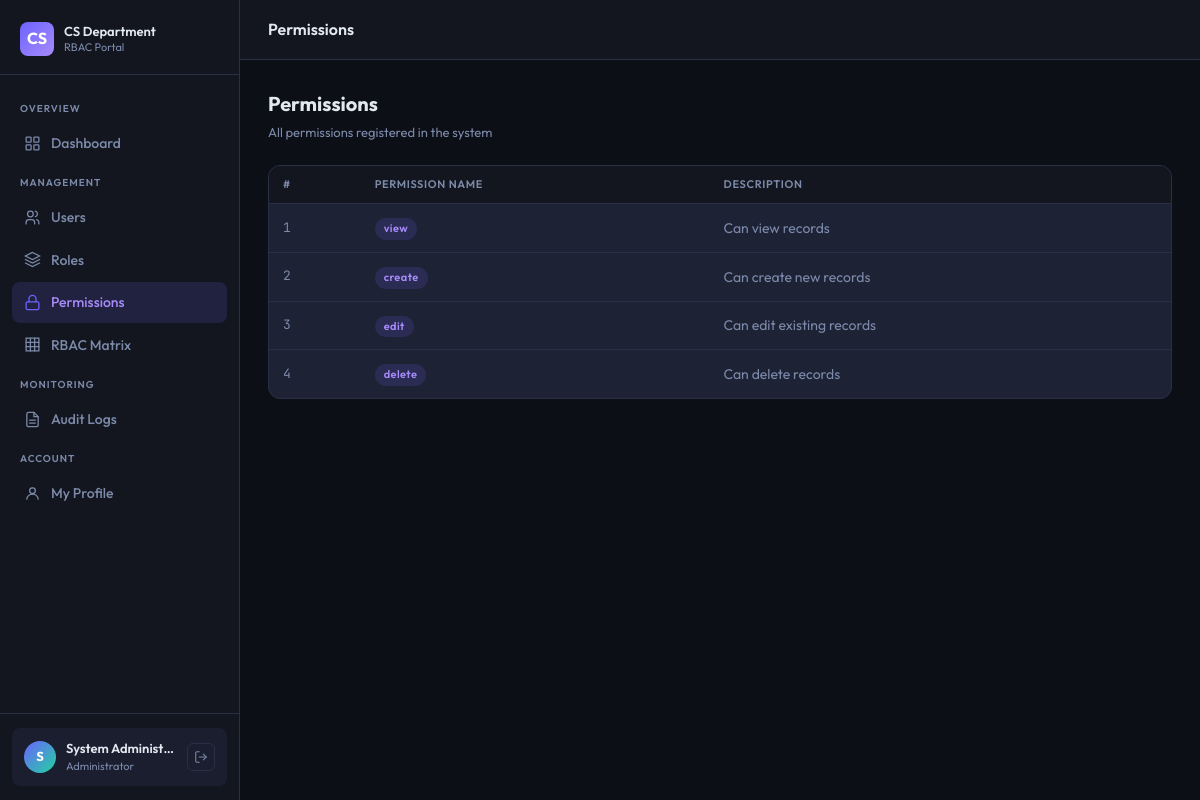
/admin/permissions.php (signed in), run on the app's committed database.
### tables this page shows
CREATE TABLE IF NOT EXISTS permissions (
  permission_id   INT AUTO_INCREMENT PRIMARY KEY,
  permission_name VARCHAR(100) NOT NULL UNIQUE,
  description     VARCHAR(255)
);

### config/db.php (called while the page is built, shortened)
<?php
if (!function_exists('e')) {
    function e($string) {
        return htmlspecialchars((string)$string, ENT_QUOTES, 'UTF-8');
    }
}

### admin/permissions.php (the view, shortened to what this page needs)
<?php
require "../auth/auth_check.php";
$perms = $conn->query("SELECT * FROM permissions ORDER BY permission_id");
include "../layouts/header.php";
?>
<div class="page-header">
  <div><h2>Permissions</h2><p>All permissions registered in the system</p></div>
</div>
<div class="card" style="padding:0;overflow:hidden">
  <div class="table-wrap">
    <table>
      <thead>
        <tr><th>#</th><th>Permission Name</th><th>Description</th></tr>
      </thead>
      <tbody>
        <?php while ($p = $perms->fetch_assoc()): ?>
        <tr>
          <td class="mono" style="color:var(--muted)"><?= $p['permission_id'] ?></td>
          <td><span class="badge badge-purple"><?= e($p['permission_name']) ?></span></td>
          <td style="color:var(--muted)"><?= e($p['description'] ?? '—') ?></td>
        </tr>
        <?php endwhile; ?>
      </tbody>
    </table>
  </div>
</div>
<?php include "../layouts/footer.php"; ?>

### assets/style.css (style rules this page uses)
:root { --bg: #0d0f17; --bg2: #13161f; --bg3: #1a1e2e; --card: #1e2235; --border: #2a2f45; --accent: #6c63ff; --accent2: #a78bfa; --green: #22d3a0; --red: #f87171; --amber: #fbbf24; --blue: #60a5fa; --text: #e2e8f0; --muted: #7c8aaa; --sidebar-w: 240px; --header-h: 60px; }
*, *::before, *::after { box-sizing: border-box; margin: 0; padding: 0; }
html, body { font-family: 'Outfit', sans-serif; background: var(--bg); color: var(--text); min-height: 100vh; font-size: 15px; line-height: 1.6; }
.card { background: var(--card); border: 1px solid var(--border); border-radius: 12px; padding: 24px; }
.table-wrap { overflow-x: auto; }
table { width: 100%; border-collapse: collapse; }
thead th { font-size: 11px; font-weight: 600; letter-spacing: .06em; text-transform: uppercase; color: var(--muted); padding: 10px 14px; text-align: left; border-bottom: 1px solid var(--border); background: var(--bg2); }
tbody td { padding: 12px 14px; font-size: 14px; border-bottom: 1px solid var(--border); color: var(--text); }
tbody tr:last-child td { border-bottom: none; }
.badge { display: inline-block; padding: 2px 9px; border-radius: 20px; font-size: 11px; font-weight: 600; letter-spacing: .04em; }
.badge-purple { background: rgba(108,99,255,.15); color: var(--accent2); }
.page-header { display: flex; align-items: center; justify-content: space-between; margin-bottom: 22px; }
.page-header h2 { font-size: 20px; font-weight: 700; color: var(--text); }
.page-header p { font-size: 13px; color: var(--muted); margin-top: 2px; }
.mono { font-family: 'JetBrains Mono', monospace; font-size: 13px; }

### data on the page
permissions: permission_id "1", permission_name "view", description "Can view records"
permissions: permission_id "2", permission_name "create", description "Can create new records"
permissions: permission_id "3", permission_name "edit", description "Can edit existing records"
permissions: permission_id "4", permission_name "delete", description "Can delete records"

### other printed values
$label "Dashboard Users Roles Permissions RBAC Matrix Audit Logs My Profile"
$initials "S"
$fname "System Administ…"
$roleLabel "Administrator"
$pageTitle "Permissions"
